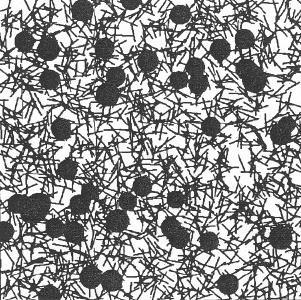
%> input picture COMS_5750/Matlab/Morphology/circles.jpg, 301 x 300 px
$ octave demo.m   (GNU Octave 9; MATLAB toolbox functions it lacks are replaced by stand-ins)
%> lines starting %> are read from the running program, lines starting %| are printed output that depends on the picture; in (x1, y1, x2, y2) boxes, pixels count from 0 and x2, y2 are one past the last pixel; in counts of white or black regions, pixels touching at a corner belong together; the program's own positions count from 1
%% Erode Circles Image

a=imread('circles.jpg');
%> a is the input picture: size 300x301x3 uint8; min 6, max 255, mean 148
imshow (a)

b=im2bw(a, 0.5);
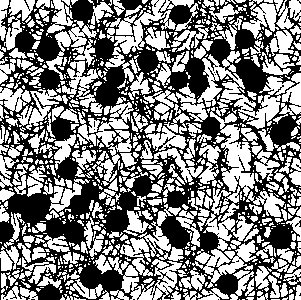
%> b: size 300x301 logical; 51.3% white; 38 black regions (37 under 20 px), largest, box (x1, y1, x2, y2) and area: (0, 0, 301, 300) 43873
imshow(b)

bi = ~b;
imshow(bi)


se=strel('square',3);

e1=imerode(bi, se);
%> e1: size 300x301 logical; 16.3% white; 595 white regions (542 under 20 px), largest, box (x1, y1, x2, y2) and area: (7, 194, 53, 226) 879, (169, 58, 208, 96) 724, (81, 263, 122, 291) 665
figure; imshow(e1);

e2=imerode(e1, se);
%> e2: size 300x301 logical; 9.8% white; 67 white regions (36 under 20 px), largest, box (x1, y1, x2, y2) and area: (10, 195, 49, 225) 717, (82, 266, 121, 289) 516, (238, 61, 265, 91) 500
figure; imshow(e2);

e3=imerode(e2, se);
%> e3: size 300x301 logical; 7% white; 32 white regions, largest, box (x1, y1, x2, y2) and area: (11, 196, 47, 222) 579, (239, 62, 263, 89) 390, (83, 268, 119, 288) 379
figure; imshow(e3);


%%%%%%%%%%%%%%%%%%%%%
%   Erode Lines
%%%%%%%%%%%%%%%%%%%%%

l=imread('lines.jpg');
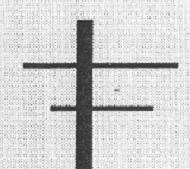
%> input picture COMS_5750/Matlab/Morphology/lines.jpg, 190 x 169 px
%> l is the input picture: size 169x190x3 uint8; min 32, max 255, mean 208.8
imshow(l)

b=im2bw(l, 0.5);
%> b: size 169x190 logical; 89.2% white; 2 black regions (1 under 20 px), largest, box (x1, y1, x2, y2) and area: (23, 20, 178, 169) 3479
imshow(b)

bi= ~b;
imshow(bi)

% Get the Horizontal Lines only
se_h=strel('line', 40,0); %len, angle
h= imerode(bi, se_h);
%> h: size 169x190 logical; 2.6% white; 2 white regions, box (x1, y1, x2, y2) and area: (43, 63, 158, 68) 575, (70, 107, 133, 111) 249
imshow(h)

% Get the Vertical Lines only
se_v=strel('line', 40,90); % len, angle
v= imerode(bi, se_v);
%> v: size 169x190 logical; 6.2% white; 1 white region, box (x1, y1, x2, y2) and area: (76, 40, 92, 169) 1997
imshow(v)


%%%%%%%%%%%%%%%%%%%%%
%   One
%%%%%%%%%%%%%%%%%%%%%

o=imread('one.jpg');
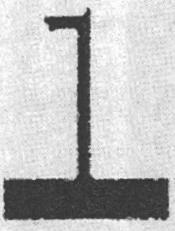
%> input picture COMS_5750/Matlab/Morphology/one.jpg, 175 x 231 px
%> o is the input picture: size 231x175x3 uint8; min 35, max 255, mean 190
imshow(o)

b=im2bw(o, 0.5);
%> b: size 231x175 logical; 77.6% white; 1 black region, box (x1, y1, x2, y2) and area: (3, 8, 169, 220) 9040
imshow(b)

bi= ~b;
imshow(bi)

% This leaves a small part behind
se_h=strel('line', 40,0); %len, angle
h= imerode(bi, se_h);
%> h: size 231x175 logical; 11.7% white; 2 white regions, box (x1, y1, x2, y2) and area: (23, 180, 149, 219) 4691, (64, 17, 71, 28) 43
imshow(h)

% Now Get all of it
se_h=strel('line', 50,0); %len, angle
h= imerode(bi, se_h);
%> h: size 231x175 logical; 10.7% white; 1 white region, box (x1, y1, x2, y2) and area: (28, 180, 144, 218) 4310
imshow(h)


% We must dilate to get the stuff that was lost
h2=imdilate(h, se_h);
%> h2: size 231x175 logical; 15.4% white; 1 white region, box (x1, y1, x2, y2) and area: (3, 180, 169, 218) 6210
figure; imshow(h2)


% now get the stem of the 1
stem=xor(bi, h2);
%> stem: size 231x175 logical; 7% white; 14 white regions (6 under 20 px), largest, box (x1, y1, x2, y2) and area: (44, 8, 96, 180) 2471, (107, 217, 150, 220) 65, (4, 218, 41, 220) 60
figure; imshow(stem)


%extract only the stem
se_v=strel('line', 40,90); % len, angle
v_stem= imerode(stem, se_v);
%> v_stem: size 231x175 logical; 3.1% white; 1 white region, box (x1, y1, x2, y2) and area: (78, 28, 89, 160) 1242
imshow(v_stem)

% Get all of the vertical stem
v_stem= imdilate(v_stem, se_v);
%> v_stem: size 231x175 logical; 4.2% white; 1 white region, box (x1, y1, x2, y2) and area: (78, 8, 89, 180) 1682
imshow(v_stem)


%%##
%%##  Now Get the horizontal stem
%%##

se_h=strel('line', 20,0); % len, angle
h_stem= imerode(stem, se_h);
%> h_stem: size 231x175 logical; 0.84% white; 8 white regions (6 under 20 px), largest, box (x1, y1, x2, y2) and area: (54, 17, 81, 28) 263, (53, 218, 74, 219) 21
imshow(h_stem)

% Get all of the horizontal stem
h_stem= imdilate(h_stem, se_h);
%> h_stem: size 231x175 logical; 1.7% white; 8 white regions, largest, box (x1, y1, x2, y2) and area: (44, 17, 91, 28) 483, (43, 218, 84, 219) 41, (4, 218, 41, 219) 37
imshow(h_stem)


%% NOW RECONSTRUCT THE STEM
rr  = or(h_stem, v_stem);
%> rr: size 231x175 logical; 5.6% white; 7 white regions, largest, box (x1, y1, x2, y2) and area: (44, 8, 96, 180) 2068, (43, 218, 84, 219) 41, (4, 218, 41, 219) 37
imshow(rr)

rrr = or(rr, h2);
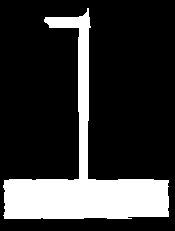
%> rrr: size 231x175 logical; 21% white; 1 white region, box (x1, y1, x2, y2) and area: (3, 8, 169, 219) 8472
imshow(rrr)


%%%%%%%%%%%%%%%%%%%%%%%%%%%%%%%%%%%%%%%%%
%% Connected Components

[L, num]=bwlabel(h_stem);
%> L: size 231x175 double; 9 distinct labels, from 0 to 8
%> num = 8
imshow(L)
imagesc(L)

%% Get Area
AA = regionprops(L,'Area');
%> AA = 8 regions; Area: 483, 41, 37, 36, 32, 25, 23, 22
AA(1).Area
%> ans = 37
AA(2).Area
%> ans = 23
AA(3).Area
%> ans = 32


% For 8 connected components
[L, num]=bwlabel(h_stem, 8);

% Display it with color
imshow(label2rgb(L))
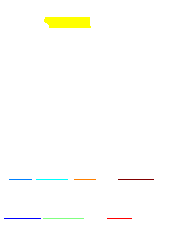
%> displayed picture: size 231x175x3, on the screen's scale of 0 to 255; mean R, G, B 254.2, 254.2, 251.3


%% Delete stuff
res=find(L==1)
%> res = 37 values from 1143 to 9459

L(res)=0;
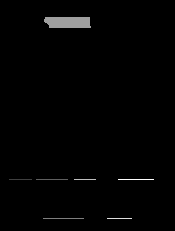
%> L: size 231x175 double; min 0, max 8, mean 0.082; drawn with min black and max white
imshow(L)


%%%%%%%%%%%%%%%
% Centroid

CC = regionprops(L,'Centroid');
%> CC = 8 regions; Centroid: [0 0], [21 180], [52.5 180], [64 219], [68.7 22.9], [85.5 180], [120 219], [136.5 180]

for i=1:num
  CC(i).Centroid
end
%> this loop made 8 passes


plot(CC(3).Centroid(1), CC(3).Centroid(2), 'r.')
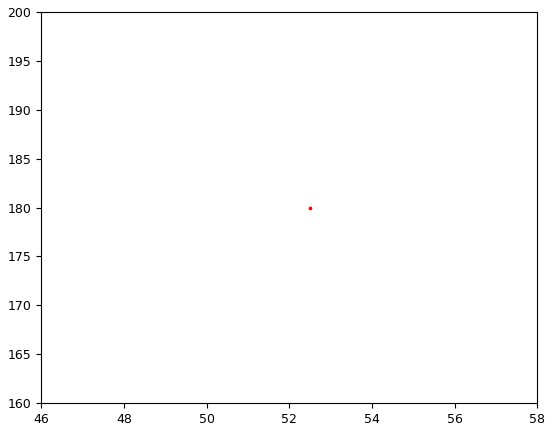
%> figure redrawn from the program's plot data
